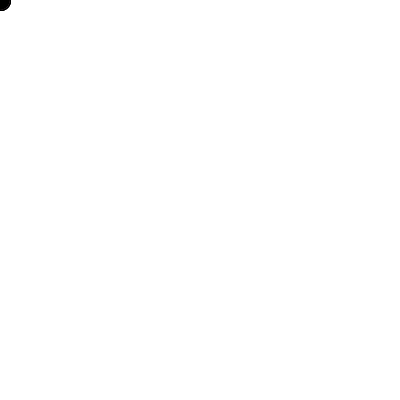
Frame 1 (no input)
Frame 60 (the mouse pressed at the canvas centre just before this capture): identical to frame 1, image omitted
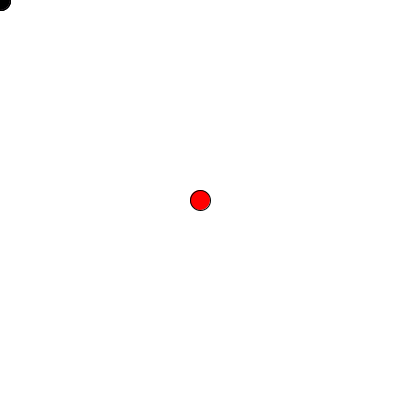
Frame 120 (the mouse held since frame 60 and released just before this capture)

The Processing sketch that drew these frames (run headless with seeded random() and noise(); from frame 60 on, the mouse is pressed at the canvas centre):

// Processing sketch: processing_56366
// ── processing_56366.pde

int[] xpos = new int[5];
int[] ypos = new int[5];
color[] colors = new color[5];

void setup() {
  size(400,400);
  
  smooth();
  for (int i = 0; i < xpos.length; i ++ ) {
    xpos[i] = 0; 
    ypos[i] = 0;
  }
  
  colors[0] = color(255,0,0);
  colors[1] = color(0,255,0);
  colors[2] = color(0,0,255);
  colors[3] = color(255,175,175);
  colors[4] = color(0,0,0);
}

void draw() {
  background(255);
  
  for(int i=0; i<xpos.length; i++) {
    fill(colors[i]);
    ellipse(xpos[i],ypos[i],20,20);
  }
}

void shiftOnClick () {
  int x1 = mouseX;
  int y1 = mouseY;
  int xTemp;
  int yTemp;
  
  for (int i = 0; i < xpos.length; i ++ ) {
    xTemp = xpos[i];
    yTemp = ypos[i];
    xpos[i] = x1;
    ypos[i] = y1;
    x1 = xTemp;
    y1 = yTemp;
  }
}

void mousePressed() {
  shiftOnClick();
}
